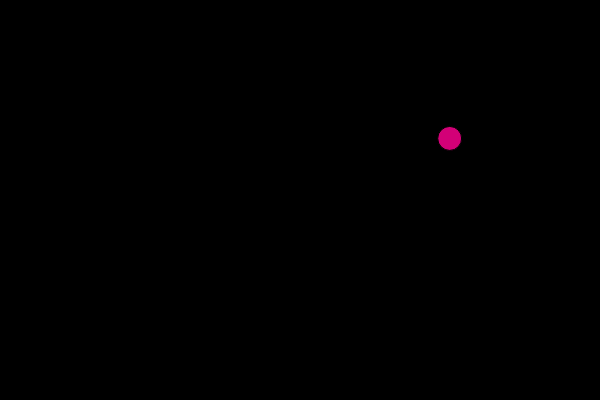
Frame 1 (no input)
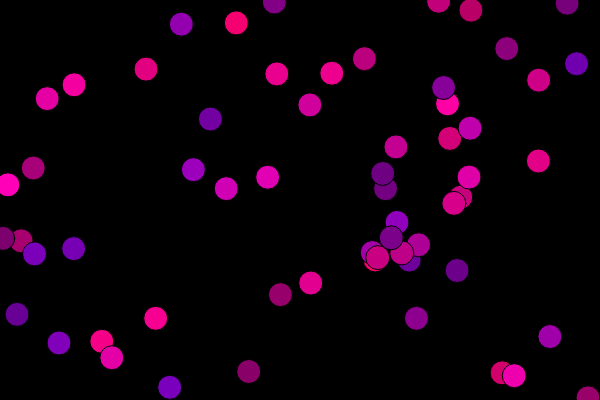
Frame 60 (no input)
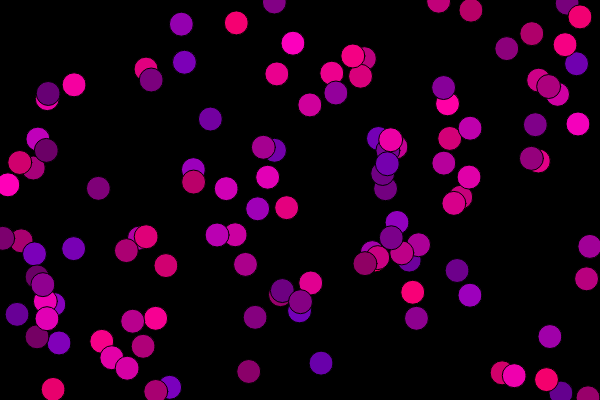
Frame 120 (the mouse pressed at the canvas centre since frame 60)

The p5.js sketch that drew these frames (run headless with seeded random() and noise() and a simulated clock; from frame 60 on, the mouse is pressed at the canvas centre):

// p5.js sketch
// ── sketch.js
var spot = {
  x: 100,
  y: 50
};

var col = {
  r: 255,
  g: 0,
  b: 0
};

function setup() {
  createCanvas(600, 400);
  background(0);
  
}

function draw() {
  col.r = random(100, 255);
  col.g = 0;
  col.b = random(100, 190);
  spot.x = random(0, width);
  spot.y = random(0, height);
  fill(col.r, col.g, col.b);
  ellipse(spot.x, spot.y, 24, 24);
  
}
